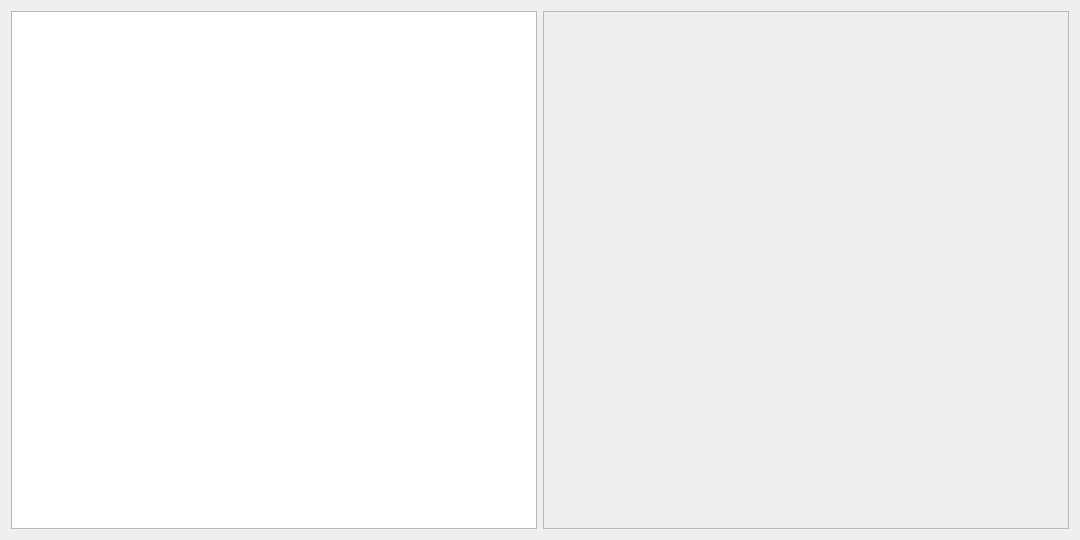
<?xml version="1.0" encoding="UTF-8"?>
<ui version="4.0">
 <class>MainWindow</class>
 <widget class="QWidget" name="MainWindow">
  <property name="geometry">
   <rect>
    <x>0</x>
    <y>0</y>
    <width>1080</width>
    <height>540</height>
   </rect>
  </property>
  <property name="font">
   <font>
    <family>Fira Code</family>
   </font>
  </property>
  <property name="windowTitle">
   <string>MainWindow</string>
  </property>
  <layout class="QVBoxLayout" name="verticalLayout">
   <item>
    <layout class="QHBoxLayout" name="horizontalLayout">
     <item>
      <widget class="QPlainTextEdit" name="codeEditor"/>
     </item>
     <item>
      <widget class="QScrollArea" name="scrollPlots">
       <property name="widgetResizable">
        <bool>true</bool>
       </property>
       <widget class="QWidget" name="scrollAreaWidgetContents">
        <property name="geometry">
         <rect>
          <x>0</x>
          <y>0</y>
          <width>525</width>
          <height>518</height>
         </rect>
        </property>
       </widget>
      </widget>
     </item>
    </layout>
   </item>
  </layout>
 </widget>
 <layoutdefault spacing="6" margin="11"/>
 <resources/>
 <connections/>
</ui>
